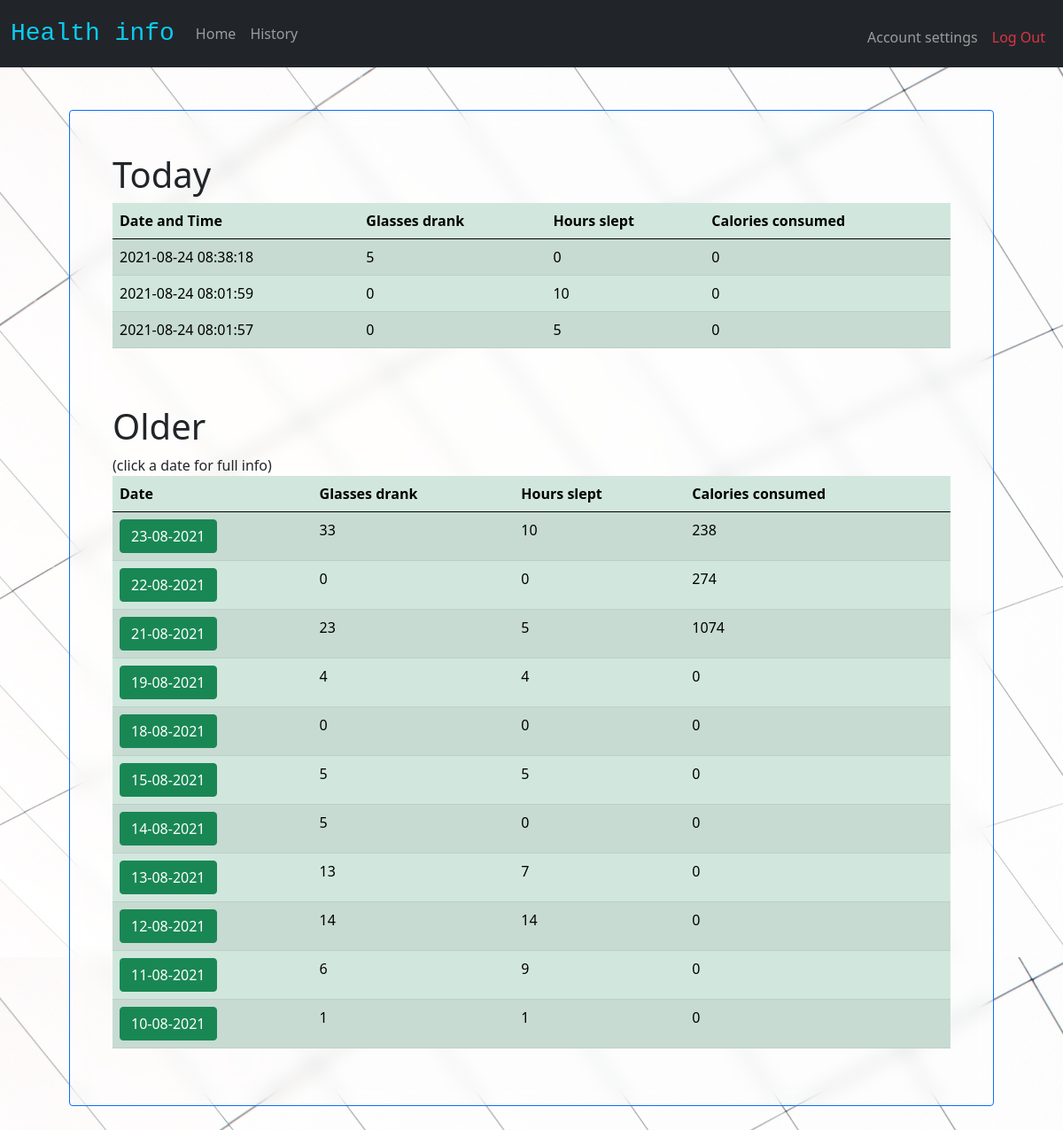
Screenshot of /history (signed in) with the database file from the repository.
### tables this page shows
CREATE TABLE history(user_id INT NOT NULL, glasses INT NOT NULL DEFAULT 0, sleep INT NOT NULL DEFAULT 0, TRANSACTED DATETIME NOT NULL DEFAULT CURRENT_TIMESTAMP, calories INT NOT NULL DEFAULT 0, FOREIGN KEY(user_id) REFERENCES "users"(id));

### application.py (the view)
@app.route("/history")
def history():
    if session.get("user_id") == None:
        return redirect("/login")
    today = db.execute("Select * from history where TRANSACTED between date('now', 'start of day') and date('now', 'start of day', '+1 day') AND user_id = ? ORDER BY TRANSACTED DESC", session["user_id"])
    older = db.execute("SELECT strftime('%d', TRANSACTED) as date, strftime('%d-%m-%Y', TRANSACTED) as date1, SUM(glasses) as glasses, SUM(sleep) as sleep, SUM(calories) as calories FROM history WHERE user_id = ? AND TRANSACTED NOT between date('now', 'start of day') and date('now', 'start of day', '+1 day') GROUP BY date ORDER BY date DESC;", session["user_id"])
    return render_template("history.html", today = today, older=older)

### templates/history.html (shortened to what this page needs)
{% extends "layout.html" %}
{% block body %}
<div class = "mydiv p-5 border border-primary rounded">
<h6 class="display-6">Today</h6>
<table class="table table-success table-striped">
    <thead>
        <tr>
            <th>Date and Time</th>
            <th> Glasses drank</th>
            <th> Hours slept</th>
            <th>Calories consumed</th>
        </tr>
    </thead>
    {% for row in today %}
    <tr>
        <td> {{row.TRANSACTED}}</td>
        <td>{{row.glasses}}</td>
        <td>{{row.sleep}}</td>
        <td>{{row.calories}}</td>
    </tr>
    {% endfor%}
  </table>
  <br><br>
  <h6 class="display-6">Older</h6>(click a date for full info)
  <table class="table table-success table-striped">
    <thead>
        <tr>
            <th>Date </th>
            <th> Glasses drank</th>
            <th> Hours slept</th>
            <th>Calories consumed</th>
        </tr>
    </thead>
    {% for row in older %}
    <tr>
        <td ><form action = "/moreinfo" method ="GET"><input type = "hidden" name = "index" value = {{row.date1}}>
        <input type="submit" name="submit" value="{{row.date1}}" class="btn btn-success">
         </form></td>
        <td>{{row.glasses}}</td>
        <td>{{row.sleep}}</td>
        <td>{{row.calories}}</td>
    </tr>
    {% endfor%}
  </table>
  </div>
{% endblock %}

### templates/layout.html (shortened to what this page needs)
<!DOCTYPE html>
<html lang="en">
    <head>
        <link href="https://cdn.jsdelivr.net/npm/bootstrap@5.0.2/dist/css/bootstrap.min.css" rel="stylesheet">
        <link href="/static/styles.css" rel="stylesheet">
    </head>
    <body>
            <nav class="navbar navbar-expand navbar-dark bg-dark">
                <div class="container-fluid">
                  <a class="mt-2 navbar-brand text-info" href="/">
                    <tt><h3 class =>Health info</h3> </tt>
                  </a>
                  <div class="collapse navbar-collapse" id="navbarNav">
                  <ul class="navbar-nav mr-auto">
                    <li class="nav-item">
                      <a class="nav-link" href="/">Home</a>
                    </li>
                  </ul>
                  {% if session.user_id %}
                  <ul class = "navbar-nav me-auto mb-2">
                    <li class = "nav-item me-auto">
                      <a class="nav-link mt-2" href="/history">History</a>
                    </li>
                  </ul>
                  <ul class="navbar-nav ms-auto">
                    <li class="nav-item">
                      <a class="nav-link mt-2" href="/accountsettings">Account settings</a>
                    </li>
                    <li class="nav-item">
                      <a class="nav-link mt-2 text-danger" href="/logout">Log Out</a>
                    </li>
                  </ul>
                  {% endif %}
                </div>
              </div>
              </nav>
        <main class="container p-5">
          {% block body %}{% endblock %}
      </main>
    </body>
</html>

### static/styles.css (style rules this page uses)
body { background-color: rgb(242, 242, 255); background-image: url("b2.jpg"); }
main { overflow-x: auto; }
.mydiv { backdrop-filter: blur(10px); }

### rows the page displays
history: TRANSACTED "2021-08-24 08:38:18", glasses "5", sleep "0", calories "0"
history: TRANSACTED "2021-08-24 08:01:59", glasses "0", sleep "10", calories "0"
history: TRANSACTED "2021-08-24 08:01:57", glasses "0", sleep "5", calories "0"

### other values shown
{{ row.glasses }} "33" "0" "23" "4" "0" "5" "5" "13" "14" "6" "1"
{{ row.sleep }} "10" "0" "5" "4" "0" "5" "0" "7" "14" "9" "1"
{{ row.calories }} "238" "274" "1074" "0" "0" "0" "0" "0" "0" "0" "0"
